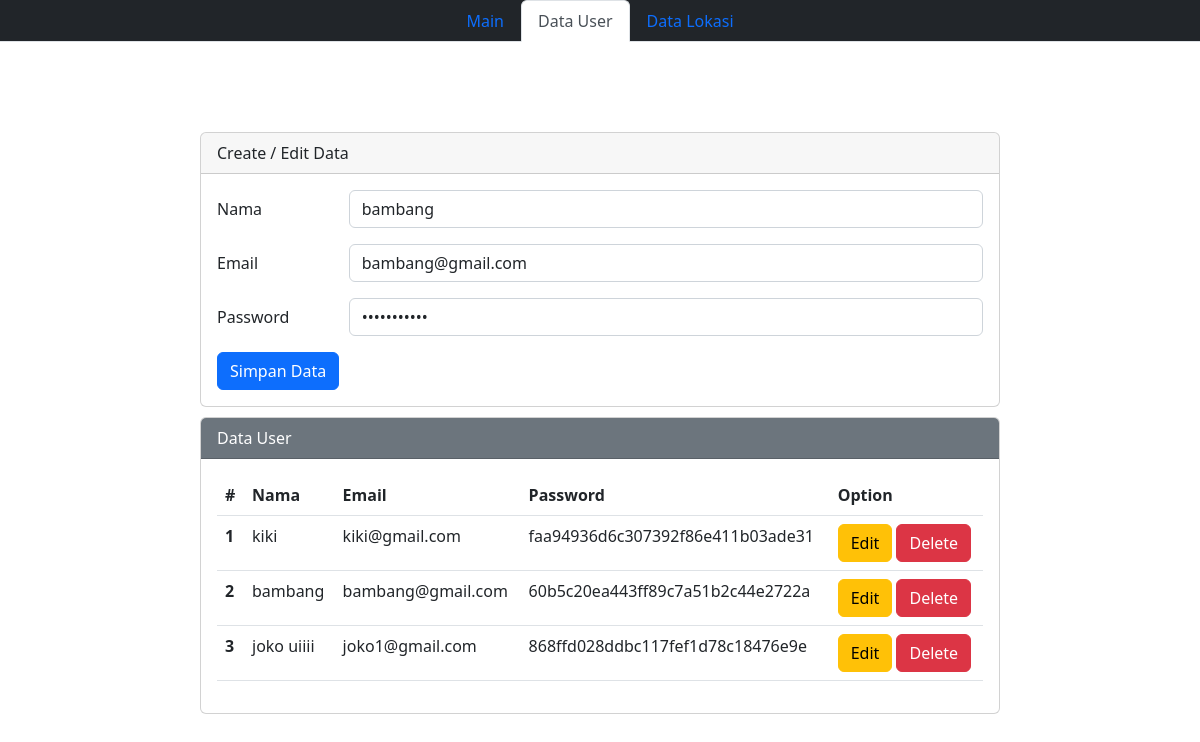
/php-crud/index.php?op=edit&id=31, run on the app's committed database.
### tables this page shows
CREATE TABLE `user` (
  `id` int(11) NOT NULL,
  `nama` varchar(255) DEFAULT NULL,
  `email` varchar(255) DEFAULT NULL,
  `password` varchar(255) DEFAULT NULL
);

### php-crud/index.php (the view, shortened to what this page needs)
<?php
$host = '';
$user = "root";
$pass = "";
$db = "db_data";
$koneksi = mysqli_connect($host, $user, $pass, $db);
$nama = "";
$email = "";
$password = "";
if (isset($_GET['op'])) {
    $op = $_GET['op'];
} else {
    $op = "";
}
if ($op == 'edit') {
    $id = $_GET['id'];
    $sql1 = "select * from user where id = '$id'";
    $q1 = mysqli_query($koneksi, $sql1);
    $r1 = mysqli_fetch_array($q1);
    $nama = $r1['nama'];
    $email = $r1['email'];
    $password = $r1['password'];
}
?>
<!DOCTYPE html>
<html lang="en">
<head>
    <link href="https://cdn.jsdelivr.net/npm/bootstrap@5.2.3/dist/css/bootstrap.min.css" rel="stylesheet"
>
    <link rel="stylesheet" href="style.css">
</head>
<body>
    <div>
        <ul class="nav nav-tabs text-bg-dark justify-content-center">
            <li class="nav-item">
                <a class="nav-link" aria-current="page" href="main.php">Main</a>
            </li>
            <li class="nav-item">
                <a class="nav-link active" href="index.php">Data User</a>
            </li>
            <li class="nav-item">
                <a class="nav-link " href="data.php">Data Lokasi</a>
            </li>
        </ul>
    </div>
    <div class="bd-1">
        <div class="mx-auto">
            <div class="card">
                <div class="card-header">
                    Create / Edit Data
                </div>
                <div class="card-body">
                    <form action="" method="POST">
                        <div class="mb-3 row">
                            <label for="nama" class="col-sm-2 col-form-label">Nama</label>
                            <div class="col-sm-10">
                                <input type="text" class="form-control" name="nama" id="nama"
                                    value="<?php echo $nama ?>">
                            </div>
                        </div>
                        <div class="mb-3 row">
                            <label for="email" class="col-sm-2 col-form-label">Email</label>
                            <div class="col-sm-10">
                                <input type="text" class="form-control" name="email" id="email"
                                    value="<?php echo $email ?>">
                            </div>
                        </div>
                        <div class="mb-3 row">
                            <label for="password" class="col-sm-2 col-form-label">Password</label>
                            <div class="col-sm-10">
                                <input type="password" class="form-control" name="password" id="password"
                                    value="<?php echo $password ?>">
                            </div>
                        </div>
                        <div class="col-12">
                            <input type="submit" name="submit" value="Simpan Data" class="btn btn-primary">
                        </div>
                    </form>
                </div>
            </div>
            <div class="card">
                <div class="card-header text-white bg-secondary">
                    Data User
                </div>
                <div class="card-body">
                    <table class="table">
                        <thead>
                            <tr>
                                <th scope="col">#</th>
                                <th scope="col">Nama</th>
                                <th scope="col">Email</th>
                                <th scope="col">Password</th>
                                <th scope="col">Option</th>
                            </tr>
                        <tbody>
                            <?php
                            $sql2 = "select * from user order by id desc";
                            $q2 = mysqli_query($koneksi, $sql2);
                            $urut = 1;
                            while ($r2 = mysqli_fetch_array($q2)) {
                                $id = $r2['id'];
                                $nama = $r2['nama'];
                                $email = $r2['email'];
                                $password = $r2['password'];
                            ?>
                            <tr>
                                <th scope="row">
                                    <?php echo $urut++ ?>
                                </th>
                                <td scope="row">
                                    <?php echo $nama ?>
                                </td>
                                <td scope="row">
                                    <?php echo $email ?>
                                </td>
                                <td scope="row">
                                    <?php echo md5($password) ?>
                                </td>
                                <td scope="row">
                                    <a href="index.php?op=edit&id=<?php echo $id ?>"><button type="button"
                                            class="btn btn-warning">Edit</button></a>
                                    <a href="index.php?op=delete&id=<?php echo $id ?>"
                                        onclick="return confirm('Delete ?')"><button type="button"
                                            class="btn btn-danger">Delete</button></a>
                                </td>
                            </tr>
                            <?php
                            }
                            ?>
                        </tbody>
                        </thead>
                    </table>
                </div>
            </div>
        </div>
    </div>
</body>
</html>

### php-crud/style.css (style rules this page uses)
.mx-auto { width: 800px; }
.card { margin-top: 10px; }
.bd-1 { display: flex; justify-content: center; margin-top: 10vh; }

### data on the page
user: nama "bambang", email "bambang@gmail.com", password "60b5c20ea443ff89c7a51b2c44e2722a"
user: nama "kiki", email "kiki@gmail.com", password "faa94936d6c307392f86e411b03ade31"
user: nama "joko uiiii", email "joko1@gmail.com", password "868ffd028ddbc117fef1d78c18476e9e"
